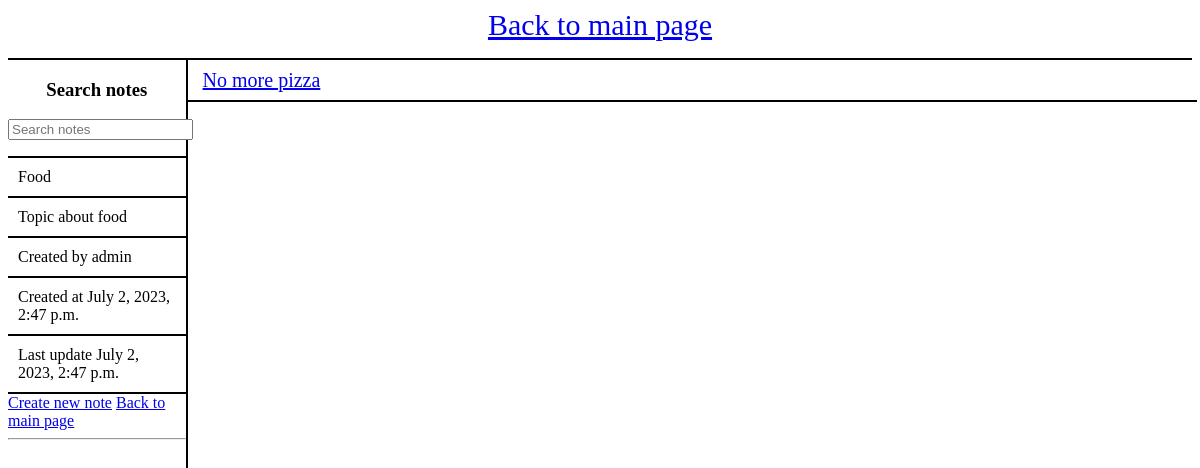
/notes/topic/2/, run on an earlier commit of the app's database.
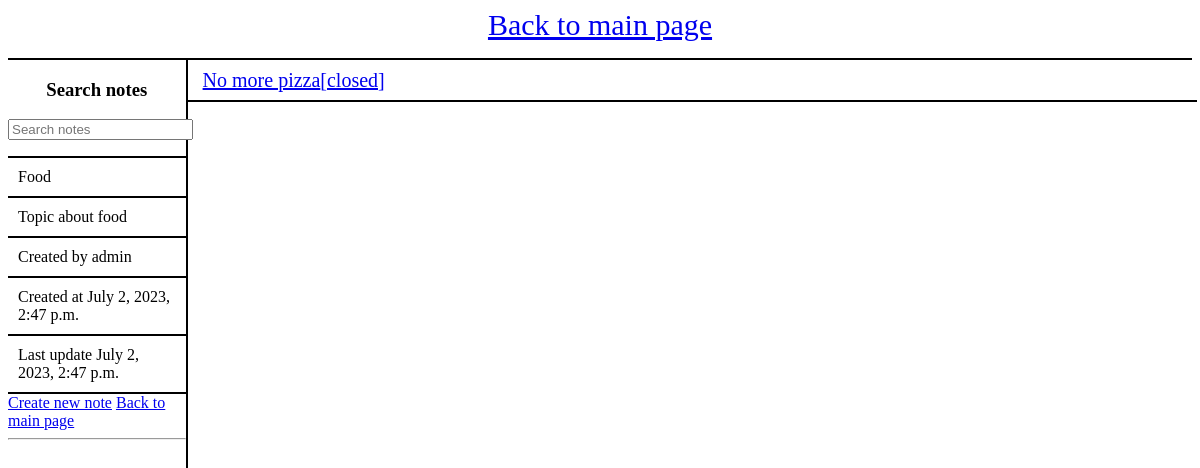
And on a later commit of the database.
### notes/models.py (models this page shows, shortened)
class Note(models.Model):
    topic = models.ForeignKey(Topic, on_delete=models.SET_NULL, null=True)
    author = models.ForeignKey(User, on_delete=models.SET_NULL, null=True)
    name = models.CharField(max_length=100)
    description = models.TextField(max_length=500)
    created_at = models.DateTimeField(auto_now_add=True)
    updated_at = models.DateTimeField(auto_now=True)
    completed = models.BooleanField(default=False)
    completed_by = models.ForeignKey(User, on_delete=models.SET_NULL, null=True, related_name='topic_completed_by')
    def is_completed(self):
        return self.completed

### notes/views.py (the view)
# urls.py: path("topic/<int:topic_id>/", views.topic_detail, name="topic_detail"),
def topic_detail(request, topic_id):
    context = {}
    q_notes = request.GET.get('note') or ''
    topic = get_object_or_404(Topic, pk=topic_id)
    notes = topic.note_set.filter(name__icontains = q_notes)
    context["topic"] = topic
    context["notes"] = notes
    return render(request, "notes/topic_detail.html", context)

### notes/templates/notes/topic_detail.html (shortened to what this page needs)
{% extends 'notes/template.html' %}
{% block content %}
<div>
    <div class = "left-panel">
        <div class = "search-bar">
            <h3>Search notes</h3>
            <form method="GET", action="">
                <input type="text", name="note", placeholder="Search notes">
            </form>
        </div>
        <div class = "name">
            {{ topic.name }}
        </div>
        <div class = "description">
            {{ topic.description }}
        </div>
        <div class = "created-by">
            Created by {{ topic.author }}
        </div>
        <div class = "created-at">
            Created at {{ topic.created_at }}
        </div>
        <div class = "last-update">
            Last update {{ topic.updated_at }}
        </div>
        <a href="/notes/note/create/?topic={{ topic.id }}">Create new note</a>
        <a href="/notes/">Back to main page</a>
        <hr/>
    </div>
    <div class = "right-panel">
        {% if notes %}
            {% for note in notes %}
                <div class = "note">
                {% if note.is_completed %}
                    <a href="/notes/note/{{ note.id }}/">{{ note.name }}[closed]</a>
                {% else %}
                    <a href="/notes/note/{{ note.id }}/">{{ note.name }}</a>
                {% endif %}
                </div>
            {% endfor %}
        {% else %}
            <p>No notes for this topic are available.</p>
        {% endif %}
    </div>
</div>
{% endblock content %}

What changed in the data, as far as the page shows it:
changed Note "No more pizza": completed False → True (drawn)
